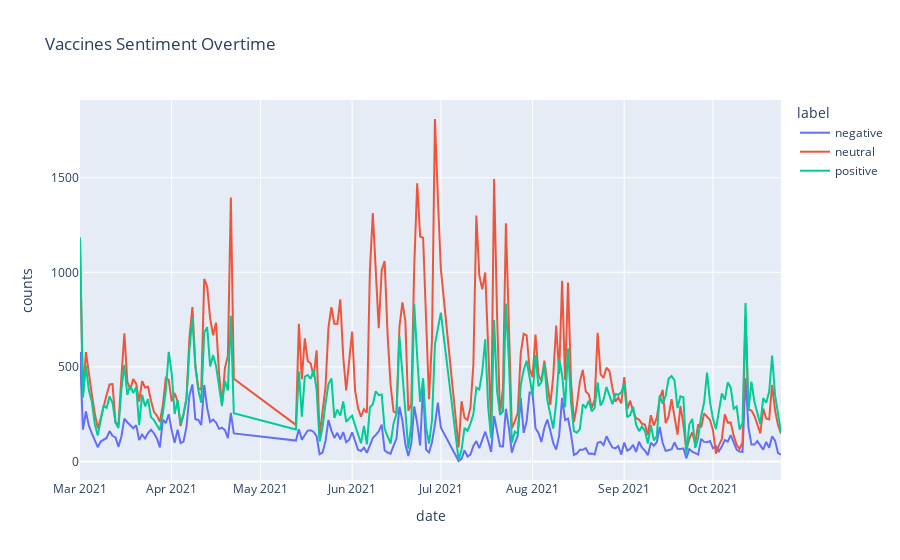

Source (notebook cell):
### Code cell
# charting the sentiment of vaccine overtime

px.line(tweets_chart, x='date', y='counts', color='label', title='Vaccines Sentiment Overtime')

### Figure 1 — Plotly figure (JSON) as saved in the notebook; plotly's stock layout.template omitted (floating-point values rounded to 4 significant figures; data arrays with more than 128 entries replaced by an {"elided": "..."} marker saying what was removed)
{"data": [{"hovertemplate": "label=negative<br>date=%{x}<br>counts=%{y}<extra></extra>", "legendgroup": "negative", "line": {"color": "#636efa", "dash": "solid"}, "marker": {"symbol": "circle"}, "mode": "lines", "name": "negative", "orientation": "v", "showlegend": true, "type": "scatter", "x": {"elided": "213 str values"}, "xaxis": "x", "y": {"elided": "213 int values"}, "yaxis": "y"}, {"hovertemplate": "label=neutral<br>date=%{x}<br>counts=%{y}<extra></extra>", "legendgroup": "neutral", "line": {"color": "#EF553B", "dash": "solid"}, "marker": {"symbol": "circle"}, "mode": "lines", "name": "neutral", "orientation": "v", "showlegend": true, "type": "scatter", "x": {"elided": "213 str values"}, "xaxis": "x", "y": {"elided": "213 int values"}, "yaxis": "y"}, {"hovertemplate": "label=positive<br>date=%{x}<br>counts=%{y}<extra></extra>", "legendgroup": "positive", "line": {"color": "#00cc96", "dash": "solid"}, "marker": {"symbol": "circle"}, "mode": "lines", "name": "positive", "orientation": "v", "showlegend": true, "type": "scatter", "x": {"elided": "213 str values"}, "xaxis": "x", "y": {"elided": "213 int values"}, "yaxis": "y"}], "layout": {"legend": {"title": {"text": "label"}, "tracegroupgap": 0}, "title": {"text": "Vaccines Sentiment Overtime"}, "xaxis": {"anchor": "y", "domain": [0, 1], "title": {"text": "date"}}, "yaxis": {"anchor": "x", "domain": [0, 1], "title": {"text": "counts"}}}}
